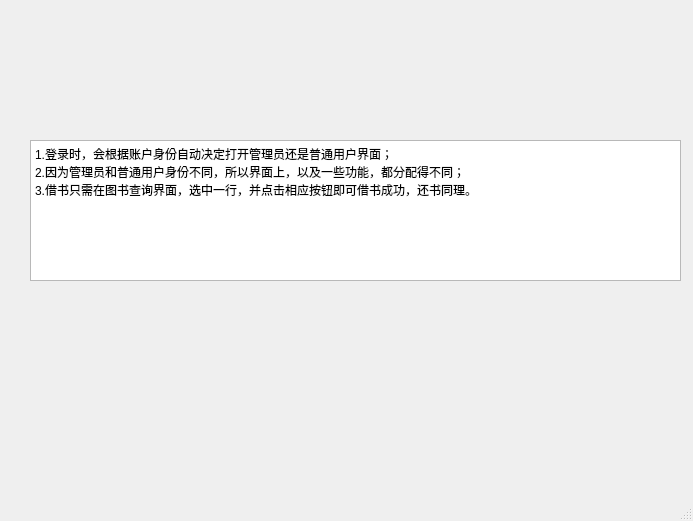
<?xml version="1.0" encoding="UTF-8"?>
<ui version="4.0">
 <class>tips</class>
 <widget class="QMainWindow" name="tips">
  <property name="geometry">
   <rect>
    <x>0</x>
    <y>0</y>
    <width>693</width>
    <height>521</height>
   </rect>
  </property>
  <property name="windowTitle">
   <string>MainWindow</string>
  </property>
  <widget class="QWidget" name="centralwidget">
   <widget class="QTextBrowser" name="textBrowser">
    <property name="geometry">
     <rect>
      <x>30</x>
      <y>140</y>
      <width>651</width>
      <height>141</height>
     </rect>
    </property>
    <property name="html">
     <string>&lt;!DOCTYPE HTML PUBLIC &quot;-//W3C//DTD HTML 4.0//EN&quot; &quot;http://www.w3.org/TR/REC-html40/strict.dtd&quot;&gt;
&lt;html&gt;&lt;head&gt;&lt;meta name=&quot;qrichtext&quot; content=&quot;1&quot; /&gt;&lt;style type=&quot;text/css&quot;&gt;
p, li { white-space: pre-wrap; }
&lt;/style&gt;&lt;/head&gt;&lt;body style=&quot; font-family:'SimSun'; font-size:9pt; font-weight:400; font-style:normal;&quot;&gt;
&lt;p style=&quot; margin-top:0px; margin-bottom:0px; margin-left:0px; margin-right:0px; -qt-block-indent:0; text-indent:0px;&quot;&gt;1.登录时，会根据账户身份自动决定打开管理员还是普通用户界面；&lt;/p&gt;
&lt;p style=&quot; margin-top:0px; margin-bottom:0px; margin-left:0px; margin-right:0px; -qt-block-indent:0; text-indent:0px;&quot;&gt;2.因为管理员和普通用户身份不同，所以界面上，以及一些功能，都分配得不同；&lt;/p&gt;
&lt;p style=&quot; margin-top:0px; margin-bottom:0px; margin-left:0px; margin-right:0px; -qt-block-indent:0; text-indent:0px;&quot;&gt;3.借书只需在图书查询界面，选中一行，并点击相应按钮即可借书成功，还书同理。&lt;/p&gt;&lt;/body&gt;&lt;/html&gt;</string>
    </property>
   </widget>
  </widget>
  <widget class="QMenuBar" name="menubar">
   <property name="geometry">
    <rect>
     <x>0</x>
     <y>0</y>
     <width>693</width>
     <height>30</height>
    </rect>
   </property>
  </widget>
  <widget class="QStatusBar" name="statusbar"/>
 </widget>
 <resources/>
 <connections/>
</ui>
